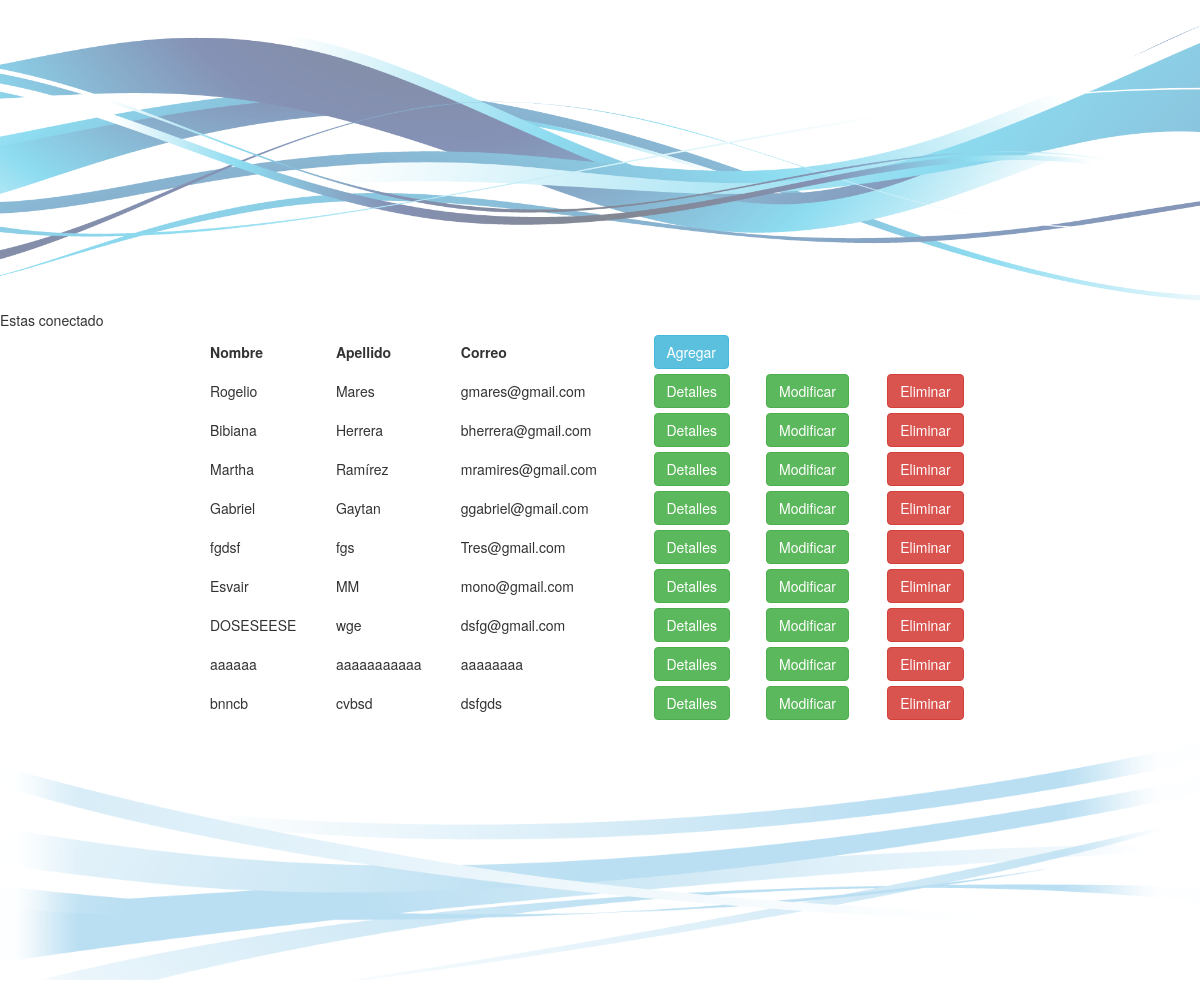
The page / on the database its author committed.
### tables this page shows
CREATE TABLE `profesor` (
  `id_prof` int(30) NOT NULL,
  `Nomb` varchar(50) NOT NULL,
  `Ape` varchar(50) NOT NULL,
  `correo` varchar(50) NOT NULL,
  `Usuario` varchar(30) NOT NULL,
  `Pass` varchar(30) NOT NULL,
  `Estatus` int(1) NOT NULL
);

### index.php (the view, shortened to what this page needs)
<!DOCTYPE html>
<html>
<head>
<link href="css/bootstrap.css" rel="stylesheet" type="text/css">
</head>
<body>
<div class="todo">
  <div id="cabecera">
  	<img src="images/swirl.png" width="1188" id="img1">
  </div>
  <div id="contenido">
  	<table style="margin: auto; width: 800px; border-collapse: separate; border-spacing: 10px 5px;">
  		<thead>
  			<th>Nombre</th>
  			<th>Apellido</th>
  			<th>Correo</th>
  			<th> <a href="nuevo_prof.php"> <button type="button" class="btn btn-info">Agregar</button> </a> </th>
  		</thead>
  		<?php
      include "conexion.php";
      $sentencia='SELECT * FROM profesor WHERE Estatus =1';
  $result = $mysqli->query($sentencia);
      while($filas=mysqli_fetch_assoc($result))
      {
        echo "<tr>";
          echo "<td>"; echo $filas['Nomb']; echo "</td>";
          echo "<td>"; echo $filas['Ape']; echo "</td>";
          echo "<td>"; echo $filas['correo']; echo "</td>";
          echo "<td>  <a href='detalles_prof.php?id_prof=".$filas['id_prof']."'> <button type='button' class='btn btn-success'>Detalles</button> </a> </td>";
          echo "<td>  <a href='modif_prof.php?id_prof=".$filas['id_prof']."'> <button type='button' class='btn btn-success'>Modificar</button> </a> </td>";
          echo "<td> <a href='eliminar_prof.php?id_prof=".$filas['id_prof']."''><button type='button' class='btn btn-danger'>Eliminar</button></a> </td>";
        echo "</tr>";
      }
      ?>
  	</table>
  </div>
	<div id="footer">
  		<img src="images/swirl2.png" id="img2">
  	</div>
</div>
</body>
</html>

### css/mycss.css (style rules this page uses)
#cabecera { opacity: 1; text-align: center; }
#contenido { min-height: 401px; }
#img1 { height: 20%; width: 100%; }
#img2 { height: 30%; width: 100%; }

### rows shown on the page
profesor: Nomb "Rogelio", Ape "Mares", correo "gmares@gmail.com"
profesor: Nomb "Bibiana", Ape "Herrera", correo "bherrera@gmail.com"
profesor: Nomb "Martha", Ape "Ramírez", correo "mramires@gmail.com"
profesor: Nomb "Gabriel", Ape "Gaytan", correo "ggabriel@gmail.com"
profesor: Nomb "fgdsf", Ape "fgs", correo "Tres@gmail.com"
profesor: Nomb "Esvair", Ape "MM", correo "mono@gmail.com"
profesor: Nomb "DOSESEESE", Ape "wge", correo "dsfg@gmail.com"
profesor: Nomb "aaaaaa", Ape "aaaaaaaaaaa", correo "aaaaaaaa"
profesor: Nomb "bnncb", Ape "cvbsd", correo "dsfgds"
